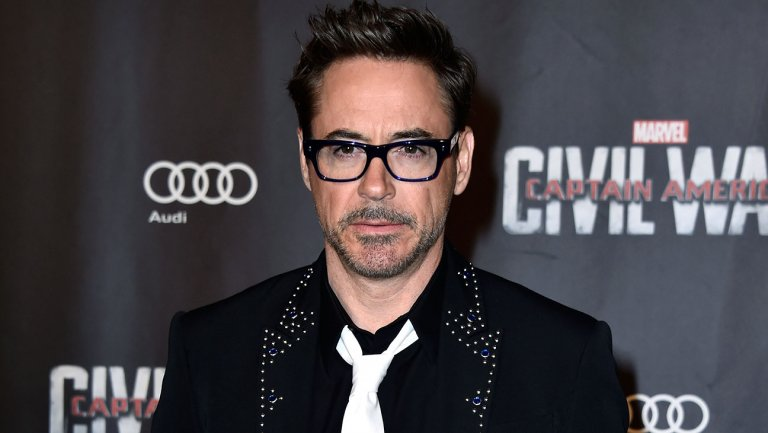
#> input picture opencvpractice/rdj.jpg, 768 x 433 px
$ jupyter execute cannyedgedetector.ipynb
#> lines starting #> are read from the running program, lines starting #| are printed output that depends on the picture; after the words box and inside, x2 and y2 are one past the last pixel; in counts of white or black regions, pixels touching at a corner belong together
[cell 1]
import cv2
import numpy as np
pic=cv2.imread('rdj.jpg')
#> pic is the input picture: shape (433, 768, 3); mean B, G, R 70, 66.1, 70.8

thresholdval1=50
thresholdval2=100
canny=cv2.Canny(pic,thresholdval1,thresholdval2)
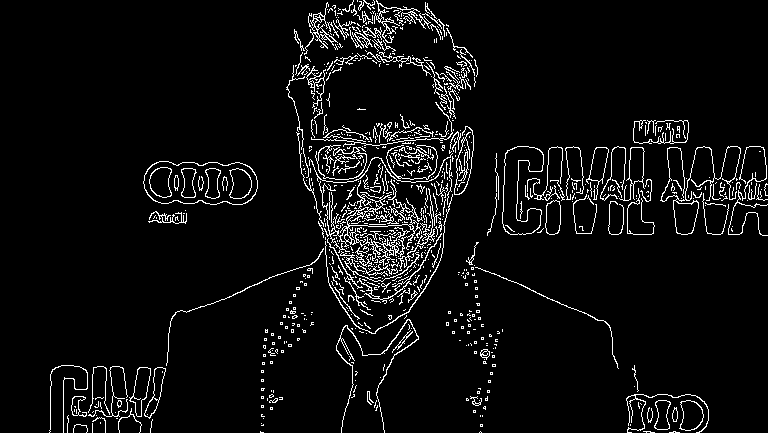
#> canny: shape (433, 768); 5.6% white in thin lines or dots

cv2.imshow('canny',canny)

cv2.waitKey(0)
cv2.destroyAllWindows()


$ run again, with opencvpractice/flower.png saved as opencvpractice/rdj.jpg
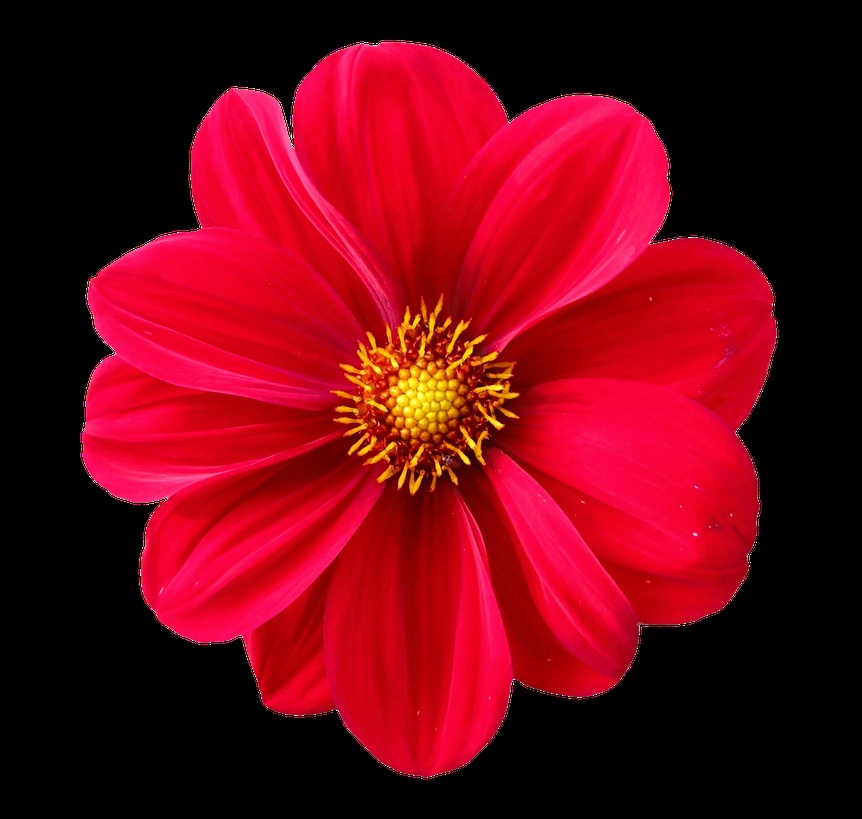
#> input picture opencvpractice/flower.png, 862 x 819 px, shrunk from 1644 x 1562 before the run
#> pic is the input picture: shape (819, 862, 3); mean B, G, R 19.7, 5.4, 109
#> `canny=cv2.Canny(pic,thresholdval1,thresholdval2)`:
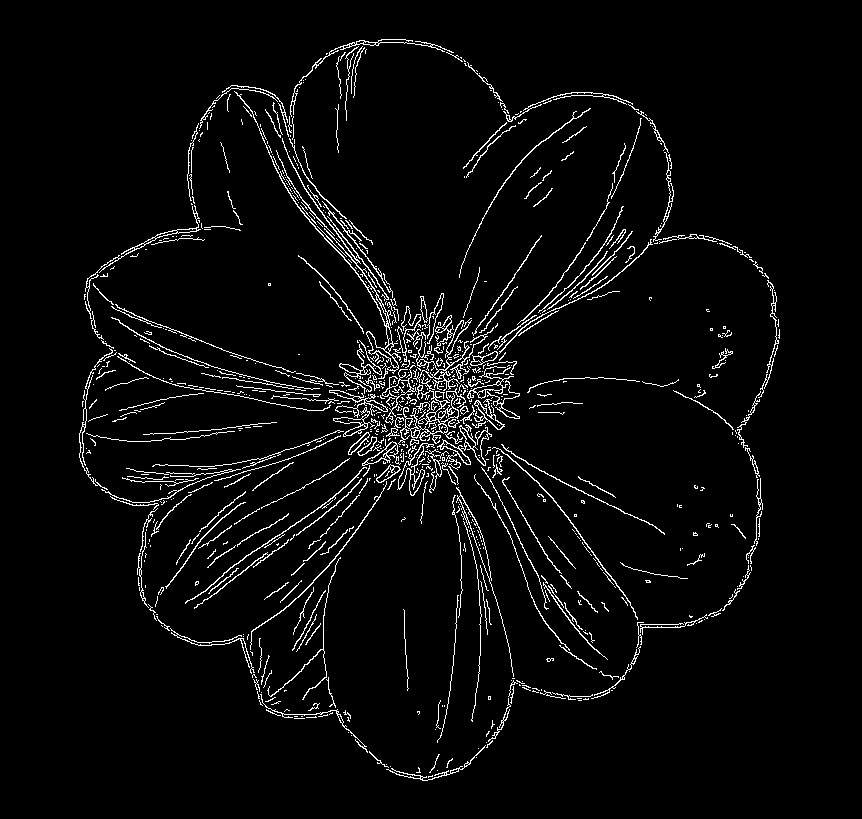
#> canny: shape (819, 862); 4% white in thin lines or dots, all inside (x1, y1, x2, y2) = (79, 39, 780, 781)

$ run again, with opencvpractice/rainbow.png saved as opencvpractice/rdj.jpg
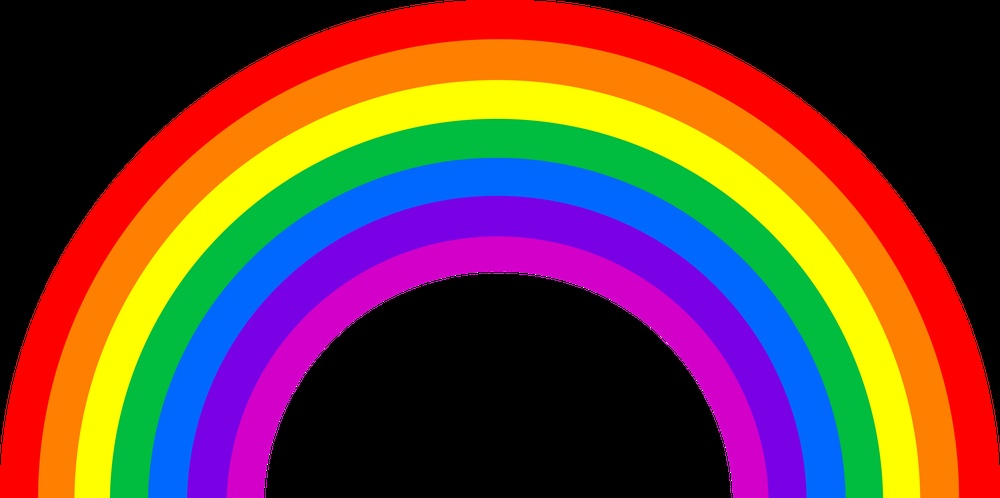
#> input picture opencvpractice/rainbow.png, 1000 x 498 px, shrunk from 3483 x 1736 before the run
#> pic is the input picture: shape (498, 1000, 3); mean B, G, R 54, 63.7, 104.6
#> `canny=cv2.Canny(pic,thresholdval1,thresholdval2)`:
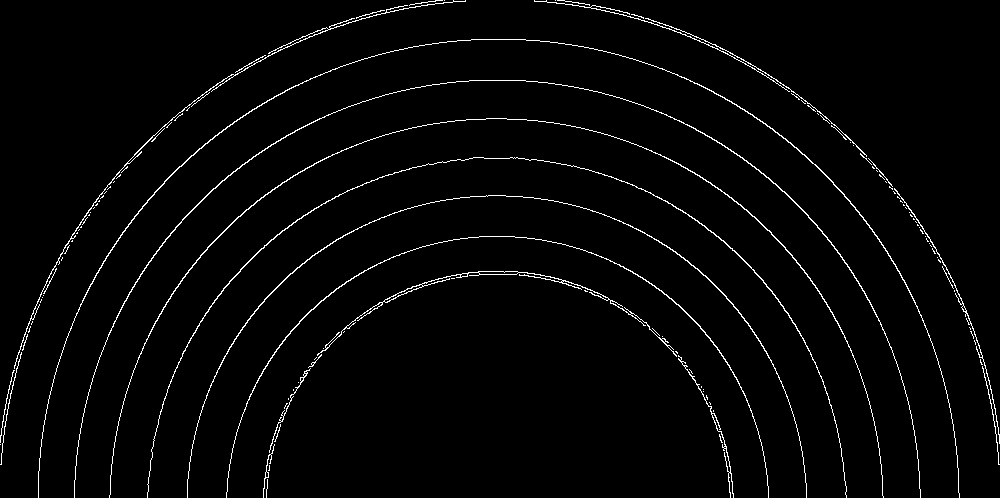
#> canny: shape (498, 1000); 2.5% white in thin lines or dots
